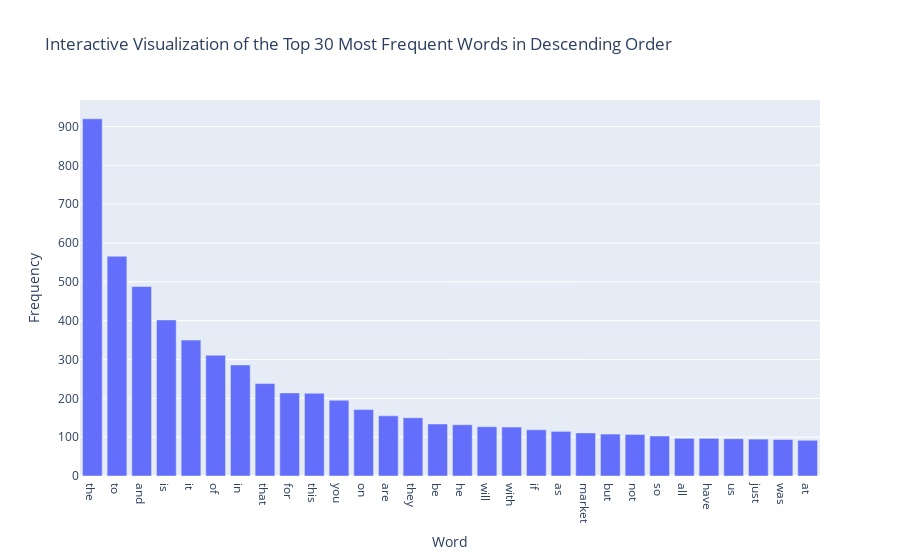

Source (notebook cell):
### Code cell
# Exercise 14
n = 30 # Select top 30 terms for visualization
terms_freq = list(zip(count_vect.get_feature_names_out(), term_frequencies)) # Zip terms and frequencies together so they're treated as a group
terms_freq.sort(key=lambda x: x[1], reverse=True) # Sort by descending frequency
top_n_terms_freq = terms_freq[:n] # Only keep the top n terms
terms, frequencies = zip(*top_n_terms_freq) # Unzip the terms and frequencies so they're no longer grouped

pltly.bar(
    x=terms, 
    y=frequencies, 
    labels={'x':'Word', 'y':'Frequency'},
    title='Interactive Visualization of the Top ' + str(n) + ' Most Frequent Words in Descending Order'
)

### Figure 1 — Plotly figure (JSON) as saved in the notebook; plotly's stock layout.template omitted (floating-point values rounded to 4 significant figures)
{"data": [{"hovertemplate": "Word=%{x}<br>Frequency=%{y}<extra></extra>", "legendgroup": "", "marker": {"color": "#636efa", "pattern": {"shape": ""}}, "name": "", "orientation": "v", "showlegend": false, "textposition": "auto", "type": "bar", "x": ["the", "to", "and", "is", "it", "of", "in", "that", "for", "this", "you", "on", "are", "they", "be", "he", "will", "with", "if", "as", "market", "but", "not", "so", "all", "have", "us", "just", "was", "at"], "xaxis": "x", "y": [920, 566, 488, 402, 350, 311, 286, 238, 214, 213, 195, 171, 155, 150, 134, 132, 127, 126, 119, 115, 111, 108, 107, 103, 97, 97, 96, 95, 94, 92], "yaxis": "y"}], "layout": {"barmode": "relative", "legend": {"tracegroupgap": 0}, "title": {"text": "Interactive Visualization of the Top 30 Most Frequent Words in Descending Order"}, "xaxis": {"anchor": "y", "domain": [0, 1], "title": {"text": "Word"}}, "yaxis": {"anchor": "x", "domain": [0, 1], "title": {"text": "Frequency"}}}}
